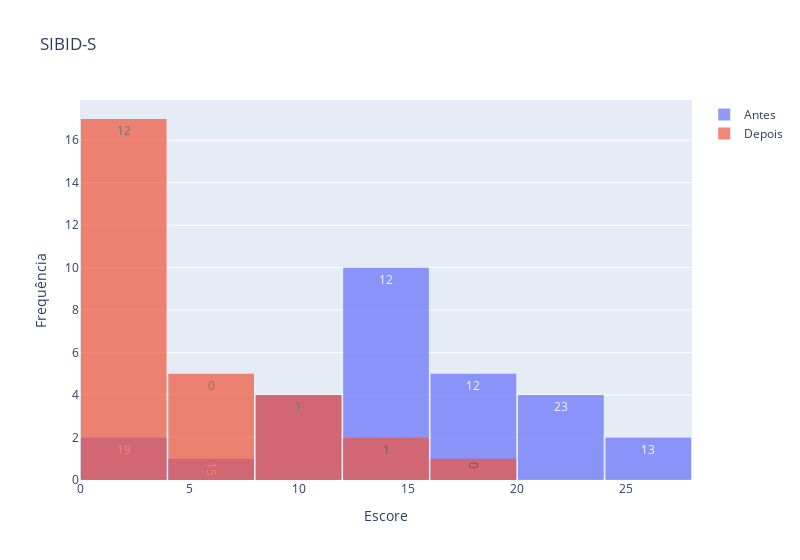

Source (notebook cell):
### Code cell
# Gráficos
fig = histograma_escore(df_sbids, "SIBID-S", "escore_antes", "escore_depois")
fig.show()
fig.write_image("3. SIBID-S.png", format="png")

### Figure 1 — Plotly figure (JSON) as saved in the notebook; plotly's stock layout.template omitted (floating-point values rounded to 4 significant figures)
{"data": [{"name": "Antes", "opacity": 0.7, "text": [19, 15, 1, 12, 12, 23, 13, 21, 15, 15, 9, 8, 0, 19, 15, 13, 17, 25, 5, 14, 20, 12, 8, 18, 9, 28, 25, 20, 17], "textposition": "auto", "type": "histogram", "x": [19, 15, 1, 12, 12, 23, 13, 21, 15, 15, 9, 8, 0, 19, 15, 13, 17, 25, 5, 14, 20, 12, 8, 18, 9, 28, 25, 20, 17], "xbins": {"end": 28, "size": 4, "start": 0}}, {"name": "Depois", "opacity": 0.7, "text": [12, 0, 1, 1, 0, 0, 3, 17, 6, 2, 0, 0, 0, 9, 3, 3, 9, 11, 1, 7, 10, 1, 6, 5, 2, 3, 0, 6, 12], "textposition": "auto", "type": "histogram", "x": [12, 0, 1, 1, 0, 0, 3, 17, 6, 2, 0, 0, 0, 9, 3, 3, 9, 11, 1, 7, 10, 1, 6, 5, 2, 3, 0, 6, 12], "xbins": {"end": 28, "size": 4, "start": 0}}], "layout": {"bargap": 0.01, "bargroupgap": 0.01, "barmode": "overlay", "title": {"text": "SIBID-S"}, "width": 800, "xaxis": {"title": {"text": "Escore"}}, "yaxis": {"title": {"text": "Frequência"}}}}
